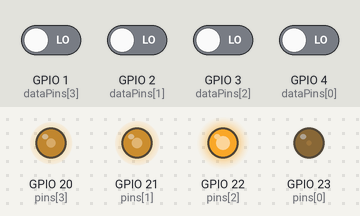
Simulated run of this sketch. Board: ESP32. Shown: output pins drawn as LEDs (lit = HIGH). The inputs (shaded band) are chosen by the test bench; at power-on: GPIO 1 (dataPins[3]), GPIO 2 (dataPins[1]), GPIO 3 (dataPins[2]), GPIO 4 (dataPins[0]) LOW. Pins used as bus, display or sensor lines are not drawn.

Above: at 1.2 s.
1.3 s: GPIO 1 (dataPins[3]) driven HIGH
At 3.0 s:
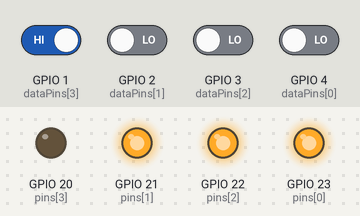
3.5 s: GPIO 2 (dataPins[1]) driven HIGH
At 4.4 s:
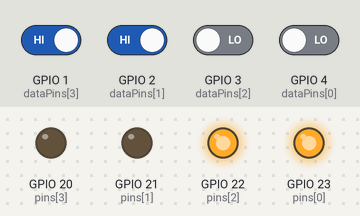
5.0 s: GPIO 3 (dataPins[2]) driven HIGH
At 5.7 s:
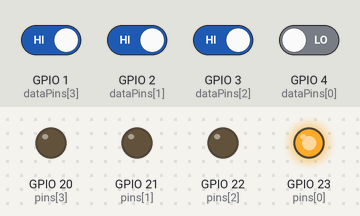
6.5 s: GPIO 1 (dataPins[3]) driven LOW
At 7.9 s:
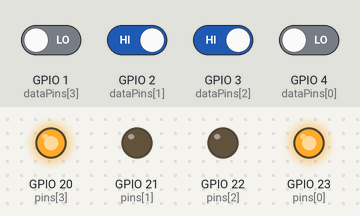
9.0 s: GPIO 4 (dataPins[0]) driven HIGH
At 9.9 s:
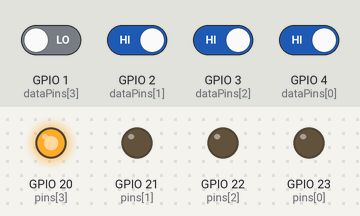
10.5 s: GPIO 2 (dataPins[1]) driven LOW
At 12.1 s:
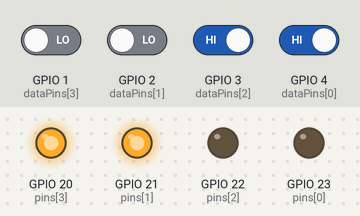
Timing chart, 0 to 13.6 s (numbered marks = the images above; inputs shaded):
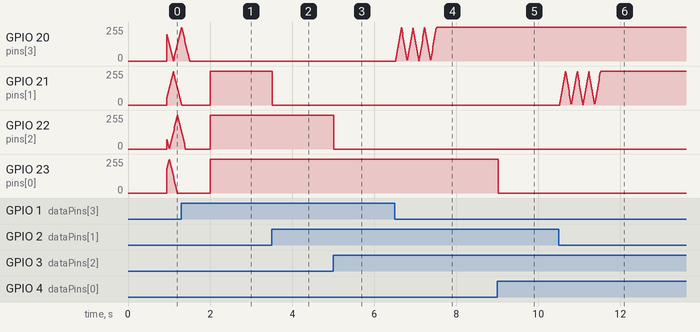

Measured:
- after the input at 1.3 s, GPIO 20 (pins[3]): goes on until 1.5 s, then stays 0/255
- after the input at 3.5 s, GPIO 21 (pins[1]): 255/255 → 0/255 at once
- after the input at 5.0 s, GPIO 22 (pins[2]): 255/255 → 0/255 at once
- after the input at 9.0 s, GPIO 23 (pins[0]): 255/255 → 0/255 at once

The sketch:

SSI_INTERFACE.ino
```cpp
#include "EncoderInterface.h"

EncoderInterface encoderInterface;

void setup() {
  encoderInterface.startup();
}

void loop() {
  encoderInterface.update();
}
```

EncoderInterface.cpp
```cpp
#include "EncoderInterface.h"

EncoderInterface::EncoderInterface() {
  ssiEncoders_ptr = new SsiEncoders(this);
  usbSerial_ptr = new UsbSerial(this);
  leds_ptr = new Leds(this);
}

void EncoderInterface::startup() {
  ssiEncoders_ptr->startup();
  usbSerial_ptr->startup();
  leds_ptr->startup();
}

void EncoderInterface::update() {
  ssiEncoders_ptr->update();
  usbSerial_ptr->update();
  leds_ptr->update();
}
```

EncoderInterface.h
```cpp
#pragma once

#define ENCODERCOUNT 4

class EncoderInterface;
class SsiEncoders;
class UsbSerial;
class Leds;

#include <Arduino.h>
#include "SsiEncoders.h"
#include "UsbSerial.h"
#include "Leds.h"


class EncoderInterface {
  public:

    SsiEncoders* ssiEncoders_ptr;
    UsbSerial* usbSerial_ptr;
    Leds* leds_ptr;

    EncoderInterface();
    void startup();
    void update();
};
```

Leds.cpp
```cpp
#include "Leds.h"

Leds::Leds(EncoderInterface* ei_ptr){
  encoderInterface_ptr = ei_ptr;
}

void Leds::startup(){
  for(int c = 0; c < ENCODERCOUNT; c++){
    pinMode(pins[c],OUTPUT);
    digitalWrite(pins[c],LOW);
  }
  startupTime = millis();
}

void Leds::update(){
  if(millis() - lastUpdateTime >= updateInterval){
    lastUpdateTime = millis();
    for(int c = 0; c < ENCODERCOUNT; c++){
      //Startup Animation on interface boot
      if(millis() - startupTime < animationTime){
        uint32_t wave = 400;
        uint32_t ramp = wave / 2;
        uint32_t offset = 100;
        int32_t time = millis() - startupTime - c * offset;
        int32_t period = (time / ramp) % 2;
        if(period == 0){
          brightness[c] = time % ramp;
        }else if(period == 1){
          brightness[c] = ramp - (time % ramp);
        }
        brightness[c] *= (255.0 / (float)ramp);
        if(time < 0){
          brightness[c] = 0;
        }else if(time / ramp > 5){
          brightness[c] = 0;
        }
      //Flashing animation when encoder whas connected and is booting
      }else if(encoderInterface_ptr->ssiEncoders_ptr->waitingForStartup[c]){
        uint32_t time = millis() - encoderInterface_ptr->ssiEncoders_ptr->detectionTimeMillis[c];
        uint32_t period = (time / 142) % 2;
        if(period == 0){
          brightness[c] = time % 142;
        }else if(period == 1){
          brightness[c] = 142 - (time % 142);
        }
        brightness[c] *= 255.0 / 142.0;
      //LED on when encoder connected and not moving, slightly flashing when moving
      }else if(encoderInterface_ptr->ssiEncoders_ptr->connected[c]){
        if(millis() - encoderInterface_ptr->ssiEncoders_ptr->lastMoveTimeMillis[c] < 100
        && millis() - encoderInterface_ptr->ssiEncoders_ptr->detectionTimeMillis[c] > 1100){
          if(millis() % 100 < 50){
            brightness[c] = 255;
          }else{
            brightness[c] = 127;
          }
        }else{
          brightness[c] = 255;
        }
      //LED off when no encoder connected
      }else{
        brightness[c] = 0;
      }
      //Write PWM value to LED
      analogWrite(pins[c],min(brightness[c],255));
    }
  }
}
```

Leds.h
```cpp
#pragma once

#include "EncoderInterface.h"

#define FRAMERATE 250.0

class Leds{
public:
  EncoderInterface* encoderInterface_ptr;
  Leds(EncoderInterface*);

  uint8_t pins[ENCODERCOUNT] = {23,21,22,20};
  uint8_t brightness[ENCODERCOUNT] = {0,0,0,0};

  void startup();
  void update();

  uint32_t startupTime;
  uint32_t animationTime = 2000;

  uint32_t updateInterval = 1000.0 / FRAMERATE;
  uint32_t lastUpdateTime = 0;
};
```

SsiEncoders.cpp
```cpp
#include "SsiEncoders.h"

SsiEncoders::SsiEncoders(EncoderInterface* ei_ptr) {
  encoderInterface_ptr = ei_ptr;
}

void SsiEncoders::startup() {
  for(uint8_t c = 0; c < ENCODERCOUNT; c++){
    pinMode(dataPins[c], INPUT);
  }
  pinMode(clockPin, OUTPUT);
  digitalWrite(clockPin, HIGH);
}

void SsiEncoders::update() {
  //only get a reading if enough time has passed since the last reading
  if (micros() - lastReadingTimeMicros > pauseTimeMicroseconds) {
    //take two readings for each encoder channel
    uint32_t reading1[ENCODERCOUNT] = {0,0,0,0};
    uint32_t reading2[ENCODERCOUNT] = {0,0,0,0};

    //pulse the data pin and read the shifted data from each data pin
    for (int i = 0; i < bitCount; i++) {
      digitalWriteFast(clockPin, LOW);
      delayMicroseconds(clockDelayMicroseconds);
      digitalWriteFast(clockPin, HIGH);
      delayMicroseconds(clockDelayMicroseconds);
      for(int c = 0; c < ENCODERCOUNT; c++){
        reading1[c] <<= 1;
        reading1[c] |= digitalReadFast(dataPins[c]);
      }
    }
    //repeat for second reading
    for (int i = 0; i < bitCount; i++) {
      digitalWriteFast(clockPin, LOW);
      delayMicroseconds(clockDelayMicroseconds);
      digitalWriteFast(clockPin, HIGH);
      delayMicroseconds(clockDelayMicroseconds);
      for(int c = 0; c < ENCODERCOUNT; c++){
        reading2[c] <<= 1;
        reading2[c] |= digitalReadFast(dataPins[c]);
      }
    }

    //compare the two readings
    //use results to format data and handle encoder connection status
    for(int c = 0; c < ENCODERCOUNT; c++){
      if (reading1[c] == reading2[c]) {
        rawBinaryData[c] = reading1[c];
        //to check if an encoder is connected
        //the last two bits are verified to be pulled low
        //the differential data lines are pulled high by default when nothing is connected
        if (!(rawBinaryData[c] & B11)) {
          deviceDetected[c] = true;
          //update encoder status
          if (!connected[c] && !waitingForStartup[c]) {
            detectionTimeMillis[c] = millis();
            waitingForStartup[c] = true;
          } else if (waitingForStartup[c] && startupTimeMillis < millis() - detectionTimeMillis[c]) {
            waitingForStartup[c] = false;
            connected[c] = true;
          }
          //do not transmit data collected while the encoder is booting
          if (connected[c]) {
            uint32_t newData = rawBinaryData[c] >> 2;
            if(newData != data[c]){
              lastMoveTimeMillis[c] = millis();
            }
            data[c] = newData;
          }
        } else {
          deviceDetected[c] = false;
          waitingForStartup[c] = false;
          connected[c] = false;
        }
      } else {
        errorCount[c]++;
      }
    }
    lastReadingTimeMicros = micros();
  }
}
```

SsiEncoders.h
```cpp
#pragma once

#include "EncoderInterface.h"

class SsiEncoders {
  public:
    EncoderInterface* encoderInterface_ptr;

    uint8_t dataPins[ENCODERCOUNT] = {4,2,3,1};
    uint8_t clockPin = 0;

    uint8_t bitCount = 26;
    uint32_t clockDelayMicroseconds = 2;
    uint32_t pauseTimeMicroseconds = 30;
    uint32_t lastReadingTimeMicros = 0;

    uint32_t errorCount[ENCODERCOUNT] = {0,0,0,0};

    bool deviceDetected[ENCODERCOUNT] = {0,0,0,0};
    bool waitingForStartup[ENCODERCOUNT] = {0,0,0,0};
    uint32_t detectionTimeMillis[ENCODERCOUNT] = {0,0,0,0};
    uint32_t startupTimeMillis = 1000;

    bool validZeroDetected[ENCODERCOUNT] = {0,0,0,0};

    uint32_t data[ENCODERCOUNT] = {0,0,0,0};
    bool connected[ENCODERCOUNT] = {0,0,0,0};
    uint32_t lastMoveTimeMillis[ENCODERCOUNT] = {0,0,0,0};

    uint32_t rawBinaryData[ENCODERCOUNT] = {0,0,0,0};

    SsiEncoders(EncoderInterface* ei_ptr);
    void startup();
    void update();
};
```

UsbSerial.cpp
```cpp
#include "UsbSerial.h"

UsbSerial::UsbSerial(EncoderInterface* ei_ptr) {
  encoderInterface_ptr = ei_ptr;
}

void UsbSerial::startup() {
  Serial.begin(115200);
}

void UsbSerial::update() {
  readSerialData();
  handleTimeout();
  writeSerialData();
  printDebugData();
}

void UsbSerial::readSerialData() {
  if (Serial.available()) {
    char msg = Serial.read();
    if (msg == connectionRequestMsg) {
      Serial.write(connectionConfirmationMsg);
      connected = true;
      debugMode = DEBUGMODE::NONE;
      lastHearbeatReceiveTimeMillis = millis();
      lastDataSendTimeMillis = millis();
    } else if (msg == heartBeatMsg) {
      lastHearbeatReceiveTimeMillis = millis();
    } else if (msg == sendAngularDebugDataMsg) {
      debugMode = DEBUGMODE::ANGLE;
    } else if (msg == sendBinaryDebugDataMsg) {
      debugMode = DEBUGMODE::BINARY;
    } else if (msg == sendErrorDebugDataMsg) {
      debugMode = DEBUGMODE::ERROR;
    } else if (msg == disableDebugMsg) {
      debugMode = DEBUGMODE::NONE;
    } else if(msg == versionRequestMsg){
      Serial.println("Firmware V1.0 - 14 Oct 2020 - Leo Becker");
      debugMode = DEBUGMODE::NONE;
    }
  }
}

void UsbSerial::writeSerialData() {
  if (connected && dataSendIntervalMillis < millis() - lastDataSendTimeMillis) {
    uint8_t byteCount = 2 + ENCODERCOUNT * 3;
    byte transmission[byteCount];
    transmission[0] = dataHeaderMsg;
    byte connectionByte = 0x00;
    for(int c = 0; c < ENCODERCOUNT; c++){
      connectionByte <<= 1;
      connectionByte |= encoderInterface_ptr->ssiEncoders_ptr->connected[c];
    }
    transmission[1] = connectionByte;
    for(int c = 0; c < ENCODERCOUNT; c++){
      transmission[2+c*3+0] = encoderInterface_ptr->ssiEncoders_ptr->data[c] >> 16;
      transmission[2+c*3+1] = encoderInterface_ptr->ssiEncoders_ptr->data[c] >> 8;
      transmission[2+c*3+2] = encoderInterface_ptr->ssiEncoders_ptr->data[c];
    }
    Serial.write(transmission,byteCount);
    Serial.send_now();
    lastDataSendTimeMillis = millis();
  }
}

void UsbSerial::printDebugData(){
  if (debugSendIntervalMillis < millis() - lastDebugSendTimeMillis) {
    if (debugMode == DEBUGMODE::ANGLE) {
     for(int c = 0; c < ENCODERCOUNT; c++){
       Serial.print(c);
       Serial.print(": ");
       if (encoderInterface_ptr->ssiEncoders_ptr->connected[c]) {
         Serial.print((float)encoderInterface_ptr->ssiEncoders_ptr->data[c] * 360.0 / 4096.0);
         Serial.print("°");
       } else if (encoderInterface_ptr->ssiEncoders_ptr->waitingForStartup[c]) {
         Serial.print("Encoder Booting");
       } else {
         Serial.print("NC");
       }
       Serial.print("  ");
     }
     Serial.println();
   } else if (debugMode == DEBUGMODE::BINARY) {
     for(int c = 0; c < ENCODERCOUNT; c++){
       Serial.print(encoderInterface_ptr->ssiEncoders_ptr->rawBinaryData[c], BIN);
       Serial.print("   ");
     }
     Serial.println();
   } else if (debugMode == DEBUGMODE::ERROR) {
     for(int c = 0; c < ENCODERCOUNT; c++){
       Serial.print(encoderInterface_ptr->ssiEncoders_ptr->errorCount[c]);
       Serial.print("   ");
     }
     Serial.println();
   }
   lastDebugSendTimeMillis = millis();
  }
}

void UsbSerial::handleTimeout() {
  if (connected && timeOutDelay < millis() - lastHearbeatReceiveTimeMillis) {
    connected = false;
  }
}
```

UsbSerial.h
```cpp
#pragma once

#include "EncoderInterface.h"

#define DATAFREQUENCY 250.0
#define DEBUGFREQUENCY 30.0

class UsbSerial {
  public:

    EncoderInterface* encoderInterface_ptr;

    char connectionRequestMsg = 'c';
    char connectionConfirmationMsg = 'C';
    char dataHeaderMsg = 'd';
    char heartBeatMsg = 'h';

    char sendAngularDebugDataMsg = 'a';
    char sendBinaryDebugDataMsg = 'b';
    char sendErrorDebugDataMsg = 'e';
    char disableDebugMsg = 'n';
    char versionRequestMsg = 'v';

    uint8_t debugMode = 0;

    enum DEBUGMODE {
      NONE,
      ANGLE,
      BINARY,
      ERROR
    };

    bool connected = false;

    uint32_t dataSendIntervalMillis = 1000.0 / DATAFREQUENCY;
    uint32_t lastDataSendTimeMillis = 0;

    uint32_t debugSendIntervalMillis = 1000.0 / DEBUGFREQUENCY;
    uint32_t lastDebugSendTimeMillis = 0;

    uint32_t lastHearbeatReceiveTimeMillis;
    uint32_t timeOutDelay = 100;

    UsbSerial(EncoderInterface* ei_ptr);
    void startup();
    void update();
    void readSerialData();
    void writeSerialData();
    void printDebugData();
    void handleTimeout();
};
```
